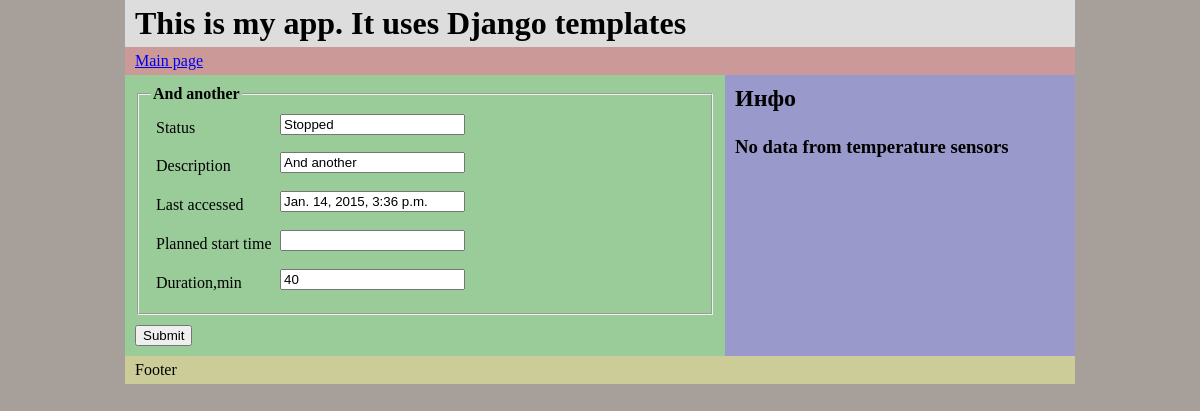
/branch/4/, run on an earlier commit of the app's database.
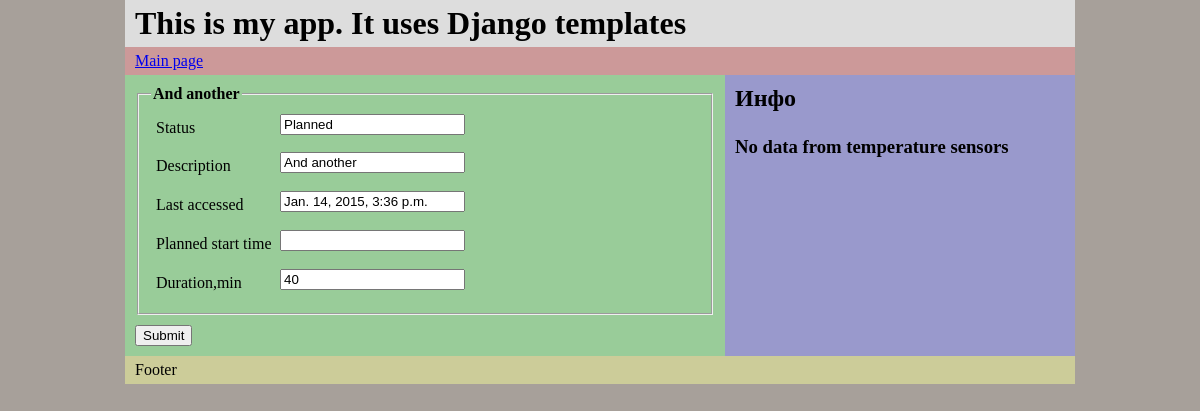
And on a later commit of the database.
### watering/models.py (models this page shows, shortened)
class Branch(models.Model):
    descr = models.CharField(max_length=30)
    status = models.ForeignKey(Status)
    t_start_plan = models.TimeField(null=True, blank=True)
    t_start_fact = models.TimeField(null=True, blank=True)
    t_end_plan = models.TimeField(null=True, blank=True)
    t_end_fact = models.TimeField(null=True, blank=True)
    duration = models.IntegerField(default=30)
    monday = models.BooleanField(default=False)
    tuesday = models.BooleanField(default=False)
    wednesday = models.BooleanField(default=False)
    thursday = models.BooleanField(default=False)
    friday = models.BooleanField(default=False)
    saturday = models.BooleanField(default=False)
    sunday = models.BooleanField(default=False)
    last_accessed = models.DateTimeField(null=True)

class Status(models.Model):
    name = models.CharField(max_length=15)
    descr = models.CharField(max_length=30)
    def __str__(self):
        return self.descr

### watering/views/watering_view.py (the view)
# urls.py: url(r'^branch/(?P<pk>\d+)/$', BranchDetail.as_view(), name='branch-detail'),
class BranchDetail(DetailView, UpdateView):
    model = Branch
    context_object_name = 'branch'
    template_name = "watering/base_watering_branch_details.html"
    fields = ['descr', 'duration']
    def get_object(self):
        object = super(BranchDetail, self).get_object()
        object.last_accessed = timezone.now()
        object.save()
        return object

### templates/watering/base_watering_branch_details.html (shortened to what this page needs)
{% extends "watering/base_watering.html" %}
{% block header %}
    This is my app. It uses Django templates
{% endblock %}
{% block main %}
    <form class="cmxform" action="save" method="post">
        <fieldset>
            <legend>{{ branch.descr }}</legend>
            <ol>
                <li>
                    <label for="id_status">Status</label>
                    <input id="id_status"  type="text" value="{{ branch.status }}" readonly="true"/>
                </li>
                <li>
                    <label for="id_descr">Description</label>
                    <input id="id_descr" name="descr" value="{{ branch.descr}}" type="text"/>
                </li>
                <li>
                    <label for="id_last_accessed">Last accessed</label>
                    <input id="id_last_accessed" value="{{ branch.last_accessed }}"/>
                </li>
                <li>
                    <label for="id_t_start">Planned start time</label>
                    <input id="id_t_start" value="{{ branch.t_start }}"/>
                </li>
                <li>
                    <label for="id_duration">Duration,min</label>
                    <input id="id_duration" name='duration' value="{{ branch.duration }}" type="text"/>
                </li>
            </ol>
        </fieldset>
     <input type="submit" value="Submit"/>
    </form>
{% endblock %}

What changed in the data, as far as the page shows it:
changed Branch "And another": status "Stopped" → "Planned"
